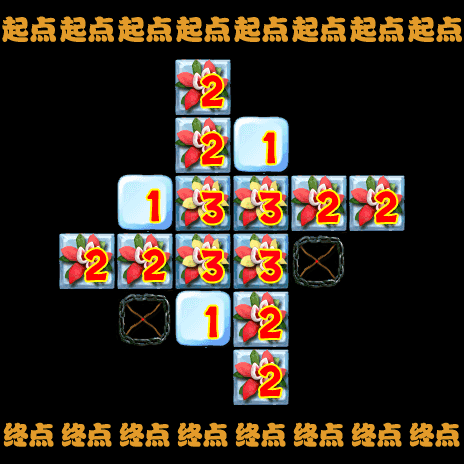

Rendered tile map (Tiled .tmx) drawn with the repository's tilesets; below, a short description and the map source with its tile grids summarised:
An orthogonal 8x8 tile map with 58x58 px tiles, 8 tile layers (1-layer, 2-layer, 3-layer, 4-layer, ...).

<map version="1.0" orientation="orthogonal" renderorder="right-down" width="8" height="8" tilewidth="58" tileheight="58">
 <tileset firstgid="1" name="backgroundBlock" tilewidth="58" tileheight="58">
  <image source="backgroundBlock.png" width="348" height="870" />
 </tileset>
 <layer name="1-layer" width="8" height="8">
  <data>[64 cells, 55 non-empty, 1 distinct tile ids]</data>
 </layer>
 <layer name="2-layer" width="8" height="8">
  <data>[64 cells, 58 non-empty, 1 distinct tile ids]</data>
 </layer>
 <layer name="3-layer" width="8" height="8">
  <data>[64 cells, 43 non-empty, 1 distinct tile ids]</data>
 </layer>
 <layer name="4-layer" width="8" height="8">
  <data>[64 cells, 55 non-empty, 1 distinct tile ids]</data>
 </layer>
 <layer name="5-layer" width="8" height="8">
  <data>[64 cells, 57 non-empty, 1 distinct tile ids]</data>
 </layer>
 <layer name="6-layer" width="8" height="8">
  <data>[64 cells, 59 non-empty, 5 distinct tile ids]</data>
 </layer>
 <layer name="7-layer" width="8" height="8">
  <data>[64 cells, 63 non-empty, 2 distinct tile ids]</data>
 </layer>
 <layer name="8-layer" width="8" height="8">
  <data>[64 cells, 63 non-empty, 3 distinct tile ids]</data>
 </layer>
</map>
